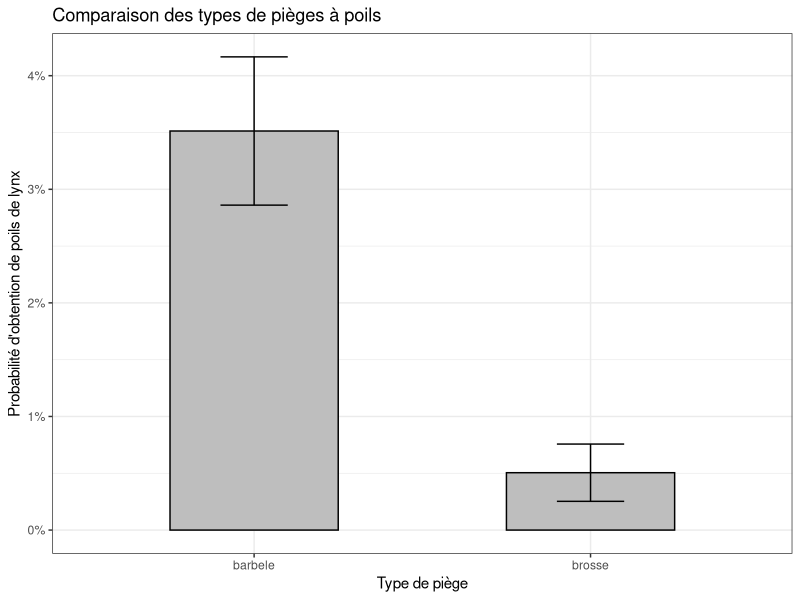
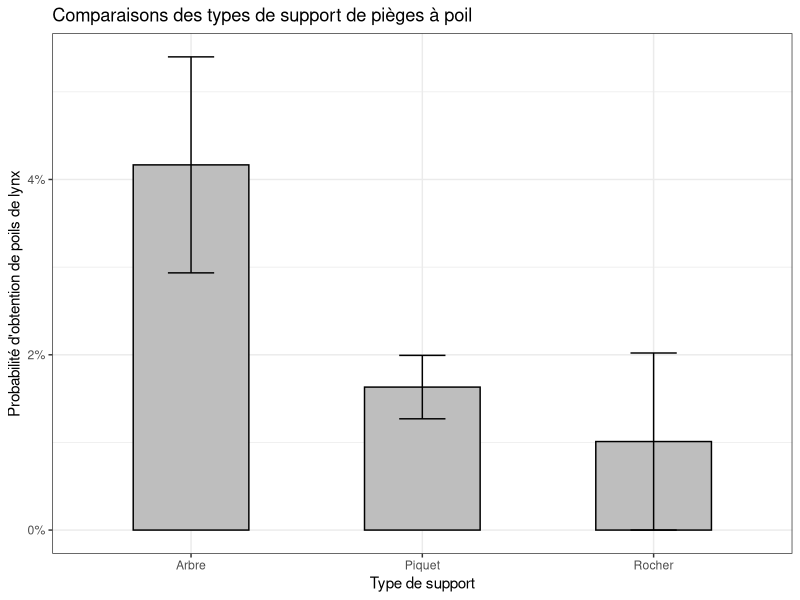
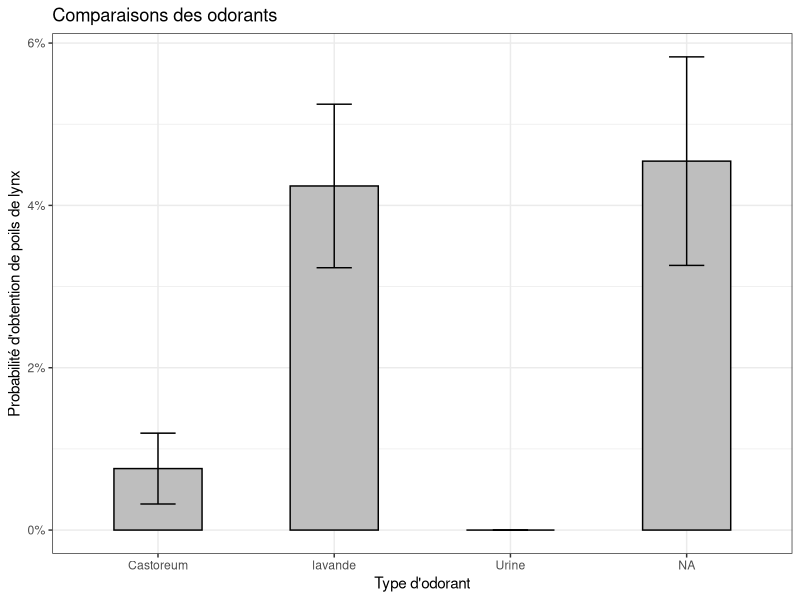
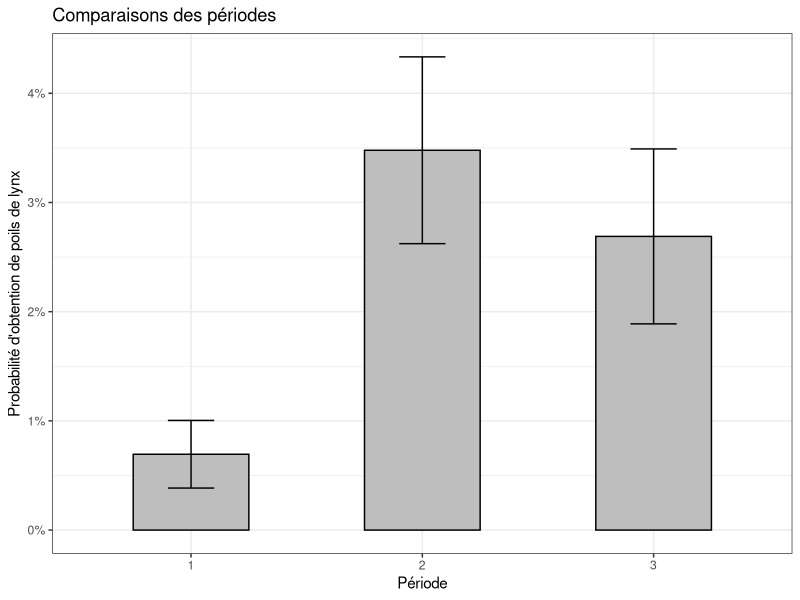
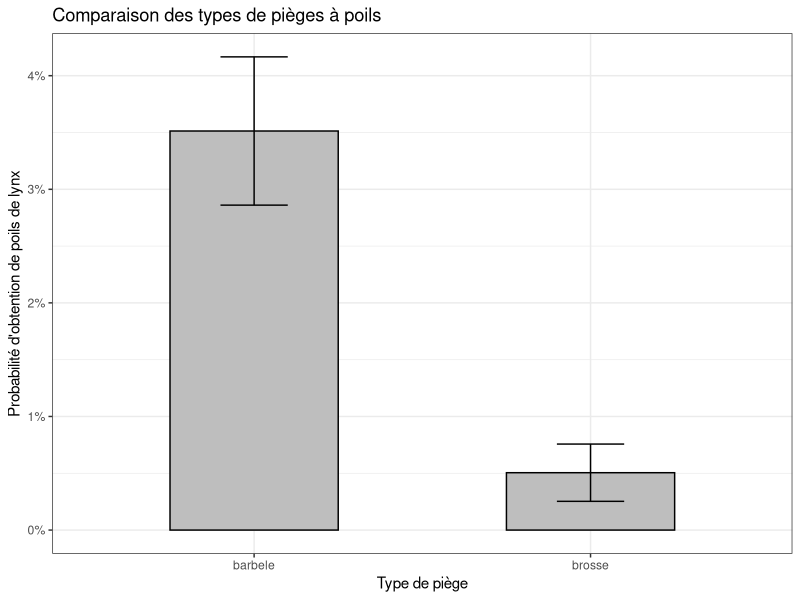
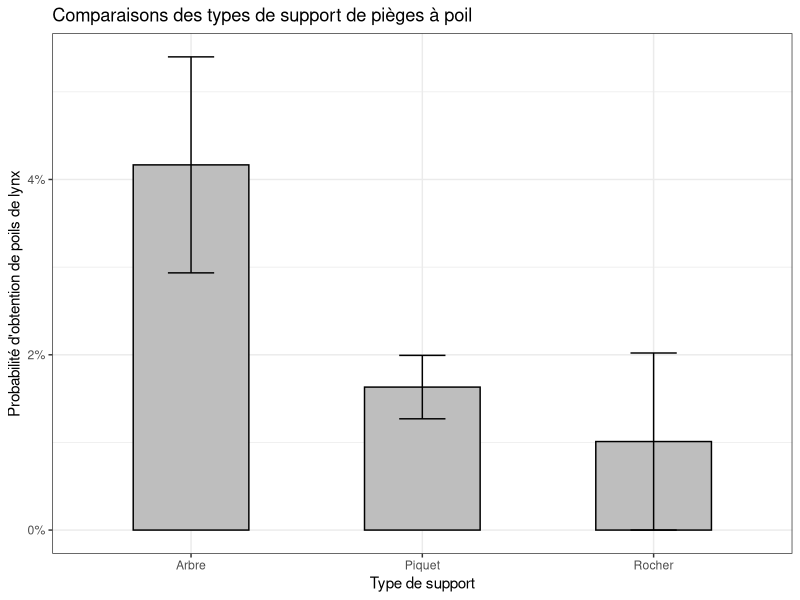
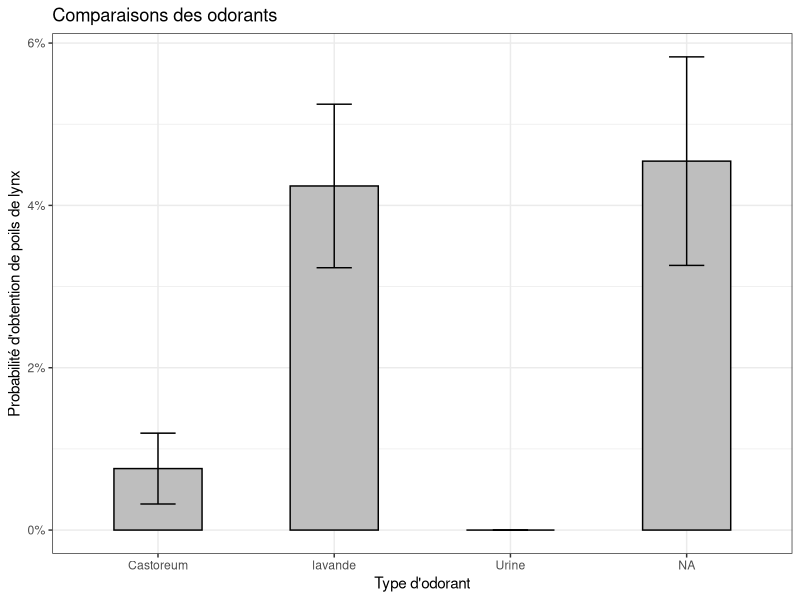
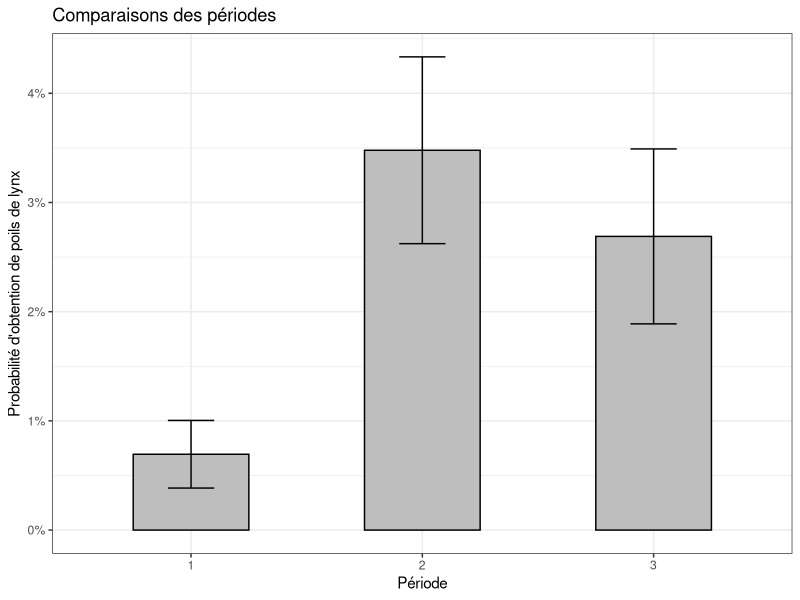

Write R code to recreate these figures, in order.
## ---- chunk 1
knitr::opts_chunk$set(echo = TRUE)
## ---- chunk 2
#importation tidyverse

library(readr)
library(tidyr)
library(dplyr)
library(ggplot2)
library(tibble)
library(stringr)
library(forcats)
library(lubridate)

library(ggsignif)


## ---- chunk 3
Tidy_Releves_PP <- read_csv("Data/Tidy_Releves_PP.csv")
View(Tidy_Releves_PP)
## ---- chunk 4

modele <- lm(Tidy_Releves_PP$DetectionLynx~Tidy_Releves_PP$TypePiege)
summary(modele)

ggplot(
  data = Tidy_Releves_PP, 
  aes(
    x = TypePiege, 
    y = DetectionLynx
    )
  ) +
  stat_summary(
    fun = mean,
    geom = "bar", 
    width = 0.5, 
    show.legend = FALSE, 
    fill = "grey", 
    colour="black"
  ) +
  stat_summary(
    fun.data = mean_se, 
    geom = "errorbar",
    width = 0.2
  ) +
  scale_y_continuous(
    labels = scales::percent
  ) +
  labs(
    x     = "Type de piège",
    y     = "Probabilité d'obtention de poils de lynx",
    title = "Comparaison des types de pièges à poils"
  ) +
  theme_bw()

ggsave(
  filename = "Plots/CompTypePiegePoils.png"
)

## ---- chunk 5
modele <- lm(Tidy_Releves_PP$DetectionLynx~Tidy_Releves_PP$Support)
summary(modele)


ggplot(Tidy_Releves_PP, aes(x = Support, y = DetectionLynx)) +
  stat_summary(fun = mean, geom = "bar", width = 0.5, show.legend = FALSE, fill = "grey", colour="black") +
  stat_summary(fun.data = mean_se, geom = "errorbar", width = 0.2) +
  scale_y_continuous(labels = scales::percent) +
  labs(
    x     = "Type de support",
    y     = "Probabilité d'obtention de poils de lynx",
    title = "Comparaisons des types de support de pièges à poil"
  ) +
  theme_bw()

ggsave(
  filename = "Plots/CompTypeSupport.png"
)

## ---- chunk 6
modele <- lm(Tidy_Releves_PP$DetectionLynx~Tidy_Releves_PP$Odorant)
summary(modele)


ggplot(Tidy_Releves_PP, aes(x = Odorant, y = DetectionLynx)) +
  stat_summary(fun = mean, geom = "bar", width = 0.5, show.legend = FALSE, fill = "grey", colour="black") +
  stat_summary(fun.data = mean_se, geom = "errorbar", width = 0.2) +
  scale_y_continuous(labels = scales::percent) +
  labs(
    x     = "Type d'odorant",
    y     = "Probabilité d'obtention de poils de lynx",
    title = "Comparaisons des odorants"
  ) +
  theme_bw()

ggsave(
  filename = "Plots/CompOdorants.png"
)

## ---- chunk 7
modele <- lm(Tidy_Releves_PP$DetectionLynx~as.factor(Tidy_Releves_PP$PE))
summary(modele)


ggplot(Tidy_Releves_PP, aes(x = as.factor(PE), y = DetectionLynx)) +
  stat_summary(fun = mean, geom = "bar", width = 0.5, show.legend = FALSE, fill = "grey", colour="black") +
  stat_summary(fun.data = mean_se, geom = "errorbar", width = 0.2) +
  scale_y_continuous(labels = scales::percent) +
  labs(
    x     = "Période",
    y     = "Probabilité d'obtention de poils de lynx",
    title = "Comparaisons des périodes"
  ) +
  theme_bw()

ggsave(
  filename = "Plots/CompPeriode.png"
)
